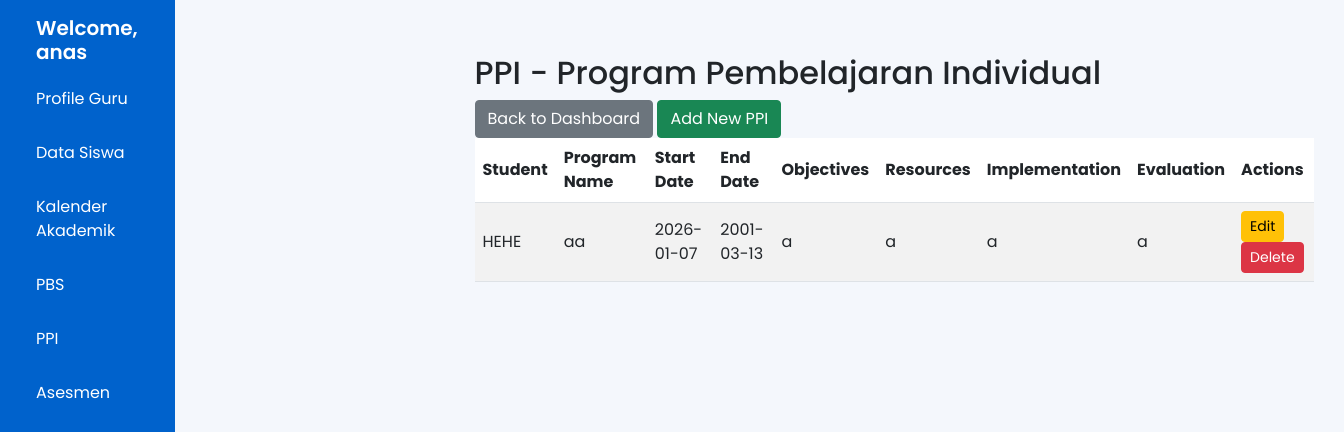
/pbs.php (signed in), run on the app's committed database.
### tables this page shows
CREATE TABLE `pbs` (
  `id` int(11) NOT NULL,
  `student_id` int(11) DEFAULT NULL,
  `program_name` varchar(255) DEFAULT NULL,
  `start_date` date DEFAULT NULL,
  `end_date` date DEFAULT NULL,
  `objectives` text DEFAULT NULL,
  `resources` text DEFAULT NULL,
  `implementation` text DEFAULT NULL,
  `evaluation` text DEFAULT NULL
);

CREATE TABLE `students` (
  `id` int(11) NOT NULL,
  `user_id` int(11) DEFAULT NULL,
  `photo` varchar(255) DEFAULT NULL,
  `name` varchar(100) DEFAULT NULL,
  `birth_of_date` date DEFAULT NULL,
  `gender` enum('Male','Female') DEFAULT NULL,
  `disability_type` varchar(100) DEFAULT NULL,
  `class` varchar(20) DEFAULT NULL
);

### pbs.php (the view, shortened to what this page needs)
<?php
include 'includes/db.php';
$stmt = $pdo->prepare('SELECT pbs.*, students.name as student_name FROM pbs JOIN students ON pbs.student_id = students.id WHERE students.user_id = :user_id');
$stmt->execute(['user_id' => $_SESSION['user_id']]);
$pbs_data = $stmt->fetchAll();
?>
<!DOCTYPE html>
<html lang="en">
<head>
    <link href="https://cdn.jsdelivr.net/npm/bootstrap@5.3.0-alpha1/dist/css/bootstrap.min.css" rel="stylesheet" />
</head>
<body>
    <div class="d-flex">
        <div class="sidebar text-white p-3" style="width: 250px; height: 100vh;">
            <h4>Welcome, <?= $_SESSION['username']; ?></h4>
            <ul class="nav flex-column">
                <li class="nav-item"><a class="nav-link text-white" href="profile.php">Profile Guru</a></li>
                <li class="nav-item"><a class="nav-link text-white" href="students.php">Data Siswa</a></li>
                <li class="nav-item"><a class="nav-link text-white" href="calendar.php">Kalender Akademik</a></li>
                <li class="nav-item"><a class="nav-link text-white" href="ppi.php">PBS</a></li>
                <li class="nav-item"><a class="nav-link text-white" href="pbs.php">PPI</a></li>
                <li class="nav-item"><a class="nav-link text-white" href="assesments.php">Asesmen</a></li>
            </ul>
        </div>
        <div class="container mt-4" style="flex-grow: 1;">
            <h2>PPI - Program Pembelajaran Individual</h2>
            <a href="dashboard.php" class="btn btn-secondary">Back to Dashboard</a>
            <button class="btn btn-success" data-bs-toggle="modal" data-bs-target="#addPbsModal">Add New PPI</button>
            <table class="table table-striped" id="pbsTable">
                <thead>
                    <tr>
                        <th>Student</th>
                        <th>Program Name</th>
                        <th>Start Date</th>
                        <th>End Date</th>
                        <th>Objectives</th>
                        <th>Resources</th>
                        <th>Implementation</th>
                        <th>Evaluation</th>
                        <th>Actions</th>
                    </tr>
                </thead>
                <tbody>
                    <?php foreach ($pbs_data as $pbs): ?>
                        <tr>
                            <td><?= $pbs['student_name']; ?></td>
                            <td><?= $pbs['program_name']; ?></td>
                            <td><?= $pbs['start_date']; ?></td>
                            <td><?= $pbs['end_date']; ?></td>
                            <td><?= $pbs['objectives']; ?></td>
                            <td><?= $pbs['resources']; ?></td>
                            <td><?= $pbs['implementation']; ?></td>
                            <td><?= $pbs['evaluation']; ?></td>
                            <td>
                                <button class="btn btn-warning btn-sm" data-bs-toggle="modal" data-bs-target="#editPbsModal" data-id="<?= $pbs['id']; ?>" data-student_id="<?= $pbs['student_id']; ?>" data-program_name="<?= $pbs['program_name']; ?>" data-start_date="<?= $pbs['start_date']; ?>" data-end_date="<?= $pbs['end_date']; ?>" data-objectives="<?= $pbs['objectives']; ?>" data-resources="<?= $pbs['resources']; ?>" data-implementation="<?= $pbs['implementation']; ?>" data-evaluation="<?= $pbs['evaluation']; ?>">Edit</button>
                                <a href="delete_pbs.php?id=<?= $pbs['id']; ?>" class="btn btn-danger btn-sm">Delete</a>
                            </td>
                        </tr>
                    <?php endforeach; ?>
                </tbody>
            </table>
        </div>
    </div>
</body>
</html>

### pbs.php (style rules this page uses)
body { background-color: #f4f7fc; font-family: 'Poppins', sans-serif; }
.sidebar { background-color: #0062cc; color: white; height: 100vh; padding-top: 20px; transition: width 0.3s; }
.sidebar h4 { font-size: 20px; padding: 0 20px; color: #ffffff; font-weight: 600; }
.nav-link { color: white !important; font-size: 16px; padding: 10px 20px; margin: 5px 0; border-radius: 5px; }
.container { margin-left: 270px; padding: 30px; }
.table th, .table td { vertical-align: middle; }
.table-striped tbody tr:nth-of-type(odd) { background-color: #f9f9f9; }
.btn { border-radius: 0.25rem; }

### data on the page
pbs: student.name "HEHE", program_name "aa", start_date "2026-01-07", end_date "2001-03-13", objectives "a", resources "a", implementation "a", evaluation "a"

### other printed values
$_SESSION['username'] "anas"
